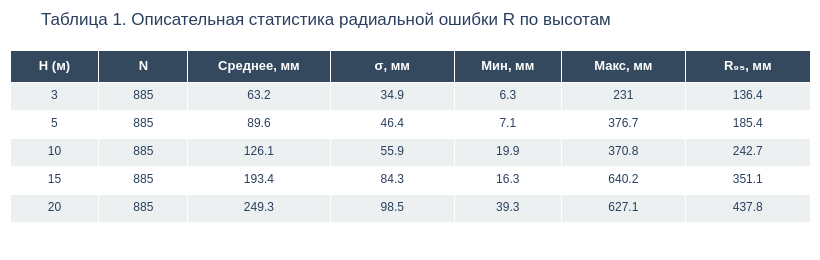

The cell this chart's notebook holds for it:
### Markdown cell above
### Описательная статистика

Первичная характеристика выборки строится на основе числовых показателей радиальной ошибки $R$ внутри каждой высотной группы. В таблице 1 приведены: объём подвыборки $N$, выборочное среднее $\bar{R}$, стандартное отклонение $s$, минимальное и максимальное значения, а также 95-й выборочный процентиль $R_{95}$.

### Code cell
desc = (
    df.groupby("H", sort=True)["R"]
    .agg(
        N="count",
        Среднее="mean",
        Ст_откл="std",
        Минимум="min",
        Максимум="max",
        P95=lambda x: x.quantile(0.95)
    )
    .round(1)
)
desc.index.name = "H (м)"
desc.columns = ["N", "Среднее, мм", "σ, мм", "Мин, мм", "Макс, мм", "R₉₅, мм"]

fig = go.Figure(data=[go.Table(
    columnwidth=[50, 50, 80, 70, 60, 70, 70],
    header=dict(
        values=["<b>H (м)</b>"] + [f"<b>{c}</b>" for c in desc.columns],
        fill_color="#34495e", font=dict(color="white", size=13),
        align="center", height=32,
    ),
    cells=dict(
        values=[desc.index.tolist()] + [desc[c].tolist() for c in desc.columns],
        fill_color=[["#ecf0f1", "#ffffff"] * 3],
        font=dict(size=12), align="center", height=28,
    )
)])
fig.update_layout(
    title="Таблица 1. Описательная статистика радиальной ошибки R по высотам",
    width=820, height=260, margin=dict(l=10, r=10, t=50, b=10),
    font=dict(family="Arial"),
)
ALL_FIGS.append(("fig_desc_table", fig))
fig.show()

n_per_h = len(df) // df["H"].nunique()
n_days = df["date"].nunique()
print(f"{n_per_h} измерений на высоту: {n_days} дней × 5 точек × 3 повтора = {n_per_h}")

print("\nОписательная статистика непрерывных ковариат:")
for col, unit in [("V", "м/с"), ("gusts", "м/с"), ("cloud", "%"), ("sat", "шт.")]:
    vals = df[col].dropna()
    print(f"  {col}: среднее = {vals.mean():.1f} {unit}, σ = {vals.std():.1f}, "
          f"диапазон [{vals.min():.1f} – {vals.max():.1f}]")

### Figure 1 — Plotly figure (JSON) as saved in the notebook; plotly's stock layout.template omitted (floating-point values rounded to 4 significant figures)
{"data": [{"cells": {"align": "center", "fill": {"color": [["#ecf0f1", "#ffffff", "#ecf0f1", "#ffffff", "#ecf0f1", "#ffffff"]]}, "font": {"size": 12}, "height": 28, "values": [[3, 5, 10, 15, 20], [885, 885, 885, 885, 885], [63.2, 89.6, 126.1, 193.4, 249.3], [34.9, 46.4, 55.9, 84.3, 98.5], [6.3, 7.1, 19.9, 16.3, 39.3], [231, 376.7, 370.8, 640.2, 627.1], [136.4, 185.4, 242.7, 351.1, 437.8]]}, "columnwidth": [50, 50, 80, 70, 60, 70, 70], "header": {"align": "center", "fill": {"color": "#34495e"}, "font": {"color": "white", "size": 13}, "height": 32, "values": ["<b>H (м)</b>", "<b>N</b>", "<b>Среднее, мм</b>", "<b>σ, мм</b>", "<b>Мин, мм</b>", "<b>Макс, мм</b>", "<b>R₉₅, мм</b>"]}, "type": "table"}], "layout": {"font": {"family": "Arial"}, "height": 260, "margin": {"b": 10, "l": 10, "r": 10, "t": 50}, "title": {"text": "Таблица 1. Описательная статистика радиальной ошибки R по высотам"}, "width": 820}}
